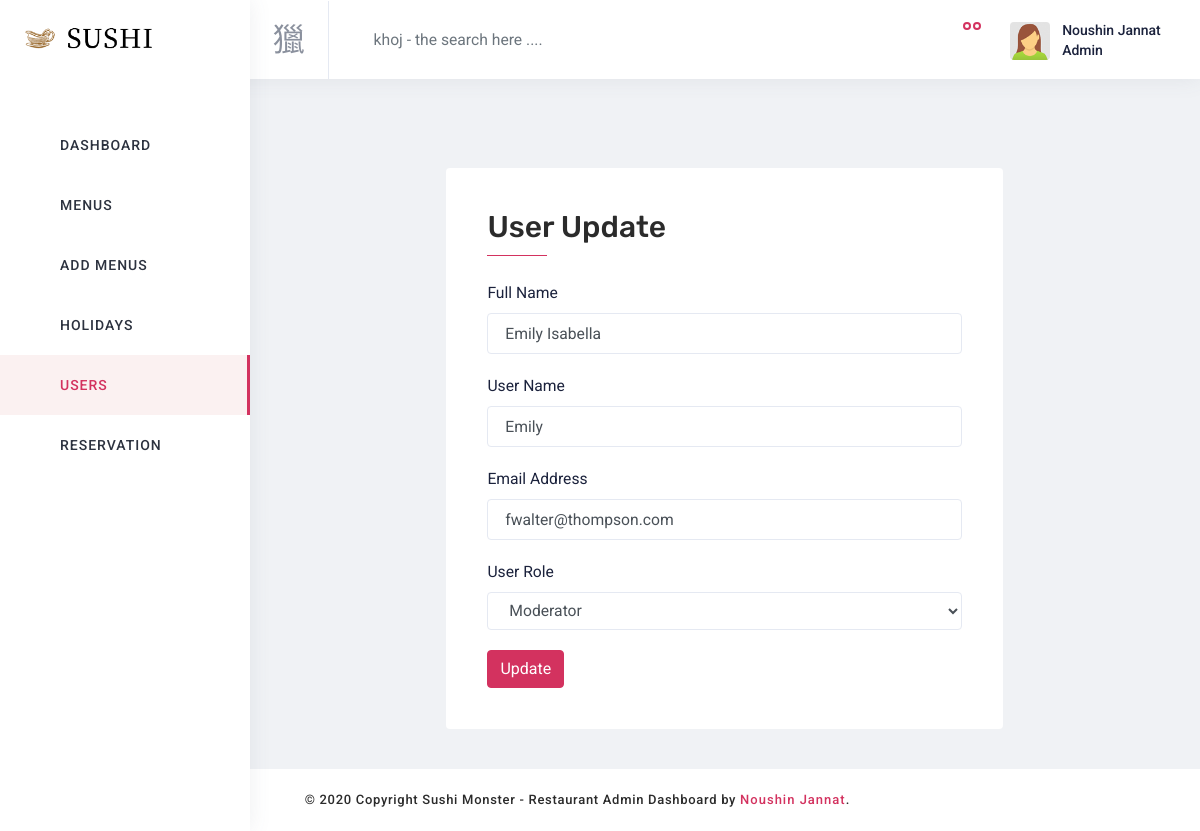
Screenshot of /admin/user-update.php?id=12 (signed in) with the database file from the repository.
### tables this page shows
CREATE TABLE `user` (
  `user_id` int(50) NOT NULL,
  `name` varchar(100) NOT NULL,
  `username` varchar(100) NOT NULL,
  `password` varchar(100) NOT NULL,
  `email` varchar(100) NOT NULL,
  `role` int(50) NOT NULL
);

### admin/user-update.php (the view, shortened to what this page needs)
<?php
include 'inc/header.php';
?>
      <div class="content-wrapper">
        <div class="content">
          <div class="row">
            <div class="col-lg-8 offset-lg-2  col-md-12 m-t-50 basic_form">
              <div class="card">
                <div class="card-body">
                  <div class="card-header">
                    <h3 class="d-inline">User Update  </h3>
                  </div>
<?php
    $user_idd = $_GET['id'];
    $connection = mysqli_connect('localhost','root','','sushi_monster') or die("Not Connected". mysqli_error());
    $query = "SELECT * FROM user WHERE user_id = {$user_idd}";
    $result = mysqli_query($connection,$query) or die("FAILED");
    $count = mysqli_num_rows($result);
    if($count > 0){
        while($row = mysqli_fetch_assoc($result)){
?>
                <form  action="<?php $_SERVER['PHP_SELF']?>" method ="POST">
                      <div class="form-group">
                          <label>Full Name</label>
                          <input type="text" name="f_name" class="form-control" value="<?php echo $row['name'] ?>" placeholder="" required>
                      </div>
                      <div class="form-group">
                          <label>User Name</label>
                          <input type="text" name="username" class="form-control" value="<?php echo $row['username'] ?>" placeholder="" required>
                      </div>
                      <div class="form-group">
                          <label>Email Address</label>
                          <input type="text" name="email" class="form-control" value="<?php echo $row['email'] ?>" placeholder="" required>
                      </div>
                      <div class="form-group">
                          <label>User Role</label>
                          <select class="form-control" name="role" value="<?php echo $row['role']; ?>">
                            <?php
                                if($row['role'] == 1){
                                    echo "<option value='0'> Moderator </option>";
                                    echo "<option value='1' selected > Admin </option>";
                                }else{
                                    echo "<option value='0' selected > Moderator </option>";
                                }
                            ?>
                          </select>
                      </div>
                      <input type="submit" name="submit" class="btn btn-primary" value="Update" required />
                  </form>
    <?php
            }
        }
    ?>
                </div>
              </div>
            </div>
          </div>
        </div>
      </div>
<?php include 'inc/footer.php';
?>

### admin/assets/css/style.css (style rules this page uses)
.card-header h3 { font-size: 25px; }
.basic_form h3 { font-size: 30px; position: relative; }
.basic_form h3::after { position: absolute; content: ""; background-color: #d3325f; width: 60px; height: 1px; bottom: 0; left: 0%; margin-bottom: -11px; }

### rows the page displays
user: f_name "Emily Isabella", username "Emily", email "fwalter@thompson.com", role "Moderator"
